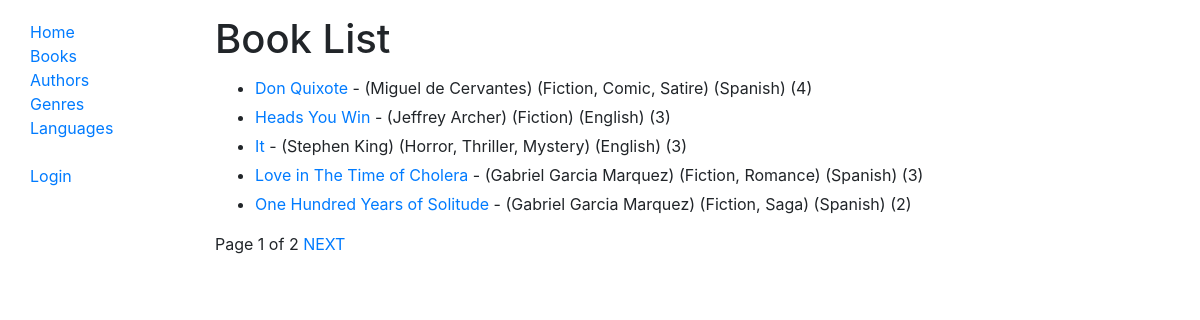
/catalog/books/, run on the app's committed database.
### catalog/models.py (models this page shows, shortened)
class Book(models.Model):
    title = models.CharField(max_length=200)
    author = models.ForeignKey('Author', on_delete=models.SET_NULL, null=True)
    summary = models.TextField(max_length=1000, help_text='Enter a brief description of the book')
    isbn = models.CharField('ISBN', max_length=13, help_text='13 Character <a href="https://www.isbn-international.org/content/what-isbn">ISBN number</a>')
    language = models.ForeignKey(Language, on_delete=models.SET_NULL, null=True)
    genre = models.ManyToManyField(Genre, help_text='Select a genre for this book')
    class Meta:
        ordering = ['title', 'language']
    def display_genre(self):
        return ', '.join(genre.name for genre in self.genre.all()[:5])
    display_genre.short_description = 'Genre'
    def get_absolute_url(self):
        return reverse('book-detail', args=[str(self.id)])

class Author(models.Model):
    first_name = models.CharField(max_length=100)
    last_name = models.CharField(max_length=100)
    date_of_birth = models.DateField(null=True, blank=True)
    date_of_death = models.DateField('Died', null=True, blank=True)
    image = models.ImageField(default='default.jpg', blank=True)
    class Meta:
        ordering = ['last_name', 'first_name']
    def __str__(self):
        return f'{self.first_name} {self.last_name}'

class Genre(models.Model):
    name = models.CharField('Genre', max_length=200, help_text='Enter a book genre (e.g. Science Fiction)')

class Language(models.Model):
    name = models.CharField('Language', max_length=200,
                            help_text="Enter the book's language (e.g. English, French, Japanese etc.)")
    def __str__(self):
        return self.name

### catalog/views.py (the view)
# urls.py: path('books/', views.BookListView.as_view(), name='books'),
class BookListView(generic.ListView):
    model = Book
    paginate_by = 5

### catalog/templates/catalog/book_list.html (shortened to what this page needs)
{% extends "base_generic.html" %}
{% block content %}
  <h1 style="padding-top: 15px">Book List</h1>
  {% if book_list %}
  <ul>
    {% for book in book_list %}
      <li style="padding-top: 5px">
        <a href="{{ book.get_absolute_url }}">{{ book.title }}</a> - ({{book.author}}) ({{book.display_genre}}) ({{book.language}}) ({{book.bookinstance_set.all.count}})
      </li>
    {% endfor %}
  </ul>
  {% else %}
    <p>There are no books in the library.</p>
  {% endif %}
{% endblock %}

### data on the page
Book: title "Don Quixote", author "Miguel de Cervantes", display_genre "Fiction, Comic, Satire", language "Spanish", bookinstance_set.all.count "4"
Book: title "Heads You Win", author "Jeffrey Archer", display_genre "Fiction", language "English", bookinstance_set.all.count "3"
Book: title "It", author "Stephen King", display_genre "Horror, Thriller, Mystery", language "English", bookinstance_set.all.count "3"
Book: title "Love in The Time of Cholera", author "Gabriel Garcia Marquez", display_genre "Fiction, Romance", language "Spanish", bookinstance_set.all.count "3"
Book: title "One Hundred Years of Solitude", author "Gabriel Garcia Marquez", display_genre "Fiction, Saga", language "Spanish", bookinstance_set.all.count "2"

### other printed values
{{ page_obj.number }} "1"
{{ page_obj.paginator.num_pages }} "2"
